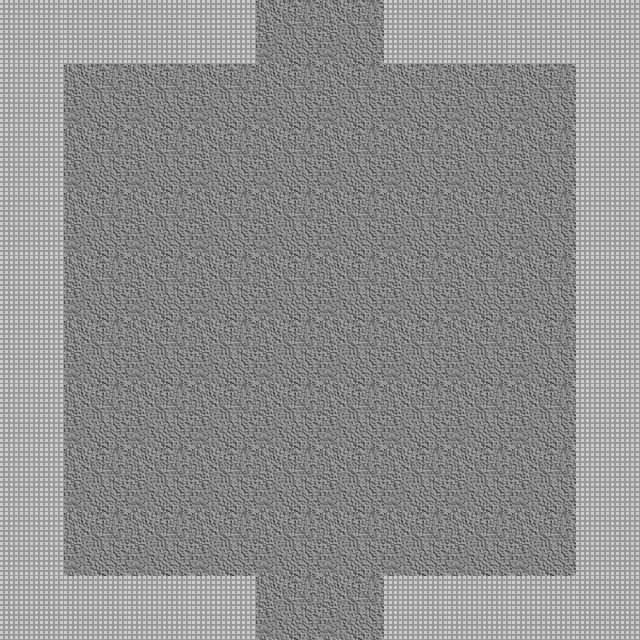

A 2D game scene composited from a Tiled map and its tileset images. What follows is a short description and the map's XML, with each tile layer's data collapsed to a summary:
An orthogonal 10x10 tile map with 64x64 px tiles, 2 tile layers (Floor, Wall), 2 tilesets and 3 objects.

<map version="1.0" orientation="orthogonal" renderorder="right-down" width="10" height="10" tilewidth="64" tileheight="64" nextobjectid="24">
 <properties>
  <property name="unity:resource" value="True" />
  <property name="unity:tag" value="Room" />
 </properties>
 <tileset firstgid="1" name="DungeonTilePH" tilewidth="64" tileheight="64" tilecount="2">
  <image source="../Sprites/DungeonTilePH.png" width="128" height="64" />
  <tile id="0">
   <objectgroup draworder="index" />
  </tile>
  <tile id="1">
   <objectgroup draworder="index">
    <object id="0" x="-0.25" y="-0.25" width="64.375" height="64.125" />
   </objectgroup>
  </tile>
 </tileset>
 <tileset firstgid="3" name="BlobPH" tilewidth="64" tileheight="64" tilecount="3">
  <image source="../Sprites/BlobPH.png" width="192" height="64" />
  <tile id="0">
   <properties>
    <property name="Spawn" value="fl1mob" />
   </properties>
  </tile>
 </tileset>
 <layer name="Floor" width="10" height="10">
  <properties>
   <property name="unity:sortingLayerName" value="Floor" />
   <property name="unity:tag" value="Floor" />
  </properties>
  <data>[100 cells, 100 non-empty, 1 distinct tile ids]</data>
 </layer>
 <layer name="Wall" width="10" height="10">
  <properties>
   <property name="ChildTag" value="Wall" />
   <property name="unity:tag" value="Wall" />
  </properties>
  <data>[100 cells, 32 non-empty, 1 distinct tile ids]</data>
 </layer>
 <objectgroup name="Mobs" />
 <objectgroup name="Exits">
  <object id="17" x="248" y="-21.3333" width="141.333" height="48">
   <properties>
    <property name="Exit" value="N" />
   </properties>
  </object>
  <object id="21" x="237.333" y="605.333" width="162.667" height="49.3333">
   <properties>
    <property name="Exit" value="S" />
   </properties>
  </object>
 </objectgroup>
</map>
